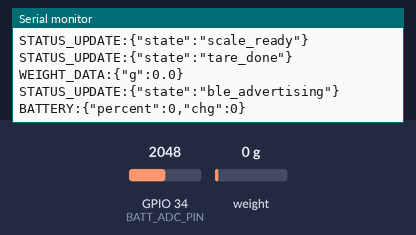
This sketch was run on a simulated ESP32. Shown: the last lines printed to the serial monitor. Inputs (shaded band) come from the test bench; at power-on: weight on the scale 0 g, GPIO 34 (BATT_ADC_PIN) = 2048 (analog values on the 0–4095 scale). EEPROM starts erased; nothing arrives over Bluetooth unless stated; a phone connects over Bluetooth LE 3 s after start.

Above: at 17.4 s.
17.5 s: weight on the scale set to 100 g
At 18.8 s:
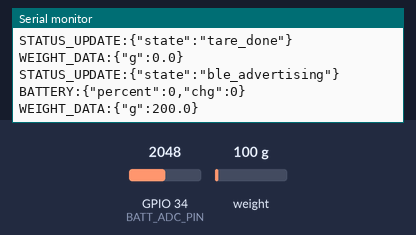
19.0 s: weight on the scale set to 3750 g
At 21.7 s:
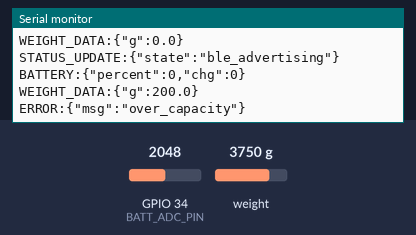

Measured:
- after the input at 17.5 s, the serial monitor: prints a new line after 0.86 s (image 1)
- after the input at 19.0 s, the serial monitor: prints a new line after 1.6 s (image 2)

The sketch:

ProGear4_FINALE.ino
```cpp
#include <Arduino.h>
#include <HX711.h>
#include <Preferences.h>
#include <BLEDevice.h>
#include <BLEUtils.h>
#include <BLEServer.h>
#include <math.h>

/* ======================= Pins ======================= */
#define HX_DT           32
#define HX_SCK          33
#define BATT_ADC_PIN    34
#define BATT_CHARGING   -1      // -1 = غير موصل

/* [OPTION] لو لاقطة الشحن تعطي HIGH وهو يشحن خليها 1، لو العكس 0 */
#define BATT_CHG_ACTIVE_HIGH 1

/* ================== Calibration & Limits ================== */
static float CAL_A = 210.0f;   // قناة A (Gain=128) — غيّريها بعد المعايرة
static float CAL_B = 210.0f;   // قناة B (Gain=32)  — غيّريها بعد المعايرة

static const float   MAX_G      = 10000.0f;
static const uint32_t SEND_MS   = 500;     // كل كم ميلي ثانية نرسل WEIGHT_DATA
static const float   QUIET_EPS  = 20.0f;   // فرق الغرامات لاعتبار القراءة ثابتة
static const uint32_t QUIET_MS  = 2500;    // كم نبقى ثابتين قبل SESSION_FINAL

/* ======================= Battery ======================= */
#define DIV_FACTOR      2.0f    // مقسم الجهد 100k/100k
#define SAMPLES         16
static float emaV = NAN;
static const float alpha = 0.20f;  // EMA تنعيم

// حالة البطارية السابقة (لمنع السبام)
static int lastBatPct      = -1;   // آخر نسبة أرسلناها
static int lastChg         = -1;   // آخر حالة شحن (0/1)
static uint32_t lastBatSentMs = 0;

/* ========================= BLE ========================= */
static const char* BLE_NAME = "ProGearBag";
#define UUID_SVC  "6E400001-B5A3-F393-E0A9-E50E24DCCA9E"
#define UUID_RX   "6E400002-B5A3-F393-E0A9-E50E24DCCA9E"   // write
#define UUID_TX   "6E400003-B5A3-F393-E0A9-E50E24DCCA9E"   // notify

/* ====================== Globals ====================== */
HX711        scale;
Preferences  prefs;

BLECharacteristic* txCh = nullptr;
BLECharacteristic* rxCh = nullptr;
String rxBuf;

long  offsetA = 0;
long  offsetB = 0;

float expectedG = 0.0f;      // [NVS] expected weight
float lastG     = -1.0f;
uint32_t lastSend   = 0;
uint32_t quietStart = 0;
bool inQuiet = false, sessionFinalSent = false;

/* [COOLDOWN] تبريد رسائل الأخطاء/الحالات */
static uint32_t lastOverCapMs  = 0;
static uint32_t lastNotReadyMs = 0;
static const uint32_t ERR_COOLDOWN_MS      = 2000;
static const uint32_t NOTREADY_COOLDOWN_MS = 2000;

/* ==================== Messaging ==================== */
static void sendLine(const String& tag, const String& json) {
  String s = tag + ":" + json + "\n";
  Serial.print(s);
  if (txCh) { txCh->setValue((uint8_t*)s.c_str(), s.length()); txCh->notify(); }
}
static void sendStatus(const String& st)            { sendLine("STATUS_UPDATE", String("{\"state\":\"")+st+"\"}"); }
static void sendStatusExpected(float g)             { sendLine("STATUS_UPDATE", String("{\"expected_weight_g\":")+String(g,0)+"}"); }
static void sendError (const String& msg)           { sendLine("ERROR",          String("{\"msg\":\"")+msg+"\"}"); }
static void sendWeight(float g)                     { sendLine("WEIGHT_DATA",    String("{\"g\":")+String(g,1)+"}"); }
static void sendSessionFinal(float g)               { sendLine("SESSION_FINAL",  String("{\"g\":")+String(g,1)+"}"); }
static void sendBatteryMsg(int pct, int ch)         { sendLine("BATTERY",        String("{\"percent\":")+pct+",\"chg\":"+ch+"}"); }

/* ==================== NVS: expected ==================== */
static void saveExpected(float g){
  expectedG = g;
  prefs.putFloat("exp_g", expectedG);
  sendStatusExpected(expectedG);
}

/* ==================== Battery Read ==================== */
static int readBatteryPct() {
  if (BATT_ADC_PIN < 0) return -1;
  analogReadResolution(12);
  uint32_t acc = 0;
  for (int i=0;i<SAMPLES;i++){ acc += analogRead(BATT_ADC_PIN); delay(2); }
  int raw = acc / SAMPLES;

  float vadc = (raw / 4095.0f) * 3.3f;
  float v    = vadc * DIV_FACTOR;

  // EMA تنعيم
  if (isnan(emaV)) emaV = v;
  else emaV = alpha * v + (1.0f - alpha) * emaV;

  // خريطة خطية 3.4..4.2V -> 0..100%
  float pctf = (emaV - 3.40f) / (4.20f - 3.40f) * 100.0f;
  return (int)round(constrain(pctf, 0.0f, 100.0f));
}
static int readCharging() {
  if (BATT_CHARGING < 0) return 0;
  pinMode(BATT_CHARGING, INPUT_PULLUP);
  int raw = digitalRead(BATT_CHARGING);
  return BATT_CHG_ACTIVE_HIGH ? (raw ? 1 : 0) : (raw ? 0 : 1);
}

// ==================== Battery (smart anti-spam) ====================
static void maybeSendBattery(uint32_t now, bool force=false){
  if (BATT_ADC_PIN < 0) return;

  int p = readBatteryPct();
  if (p < 0) return;

  int chg = readCharging();

  const int CHANGE_THRESHOLD      = 2;        // تجاهل تغيير أقل من ±2%
  const uint32_t MIN_INTERVAL_MS  = 30000;    // أقل شي 30 ثانية بين إرسالين

  bool first       = (lastBatPct < 0 || lastChg < 0);
  bool pctChanged  = (lastBatPct >= 0) ? (abs(p - lastBatPct) >= CHANGE_THRESHOLD) : true;
  bool chgChanged  = (lastChg >= 0) ? (chg != lastChg) : true;
  bool timeOk      = (now - lastBatSentMs >= MIN_INTERVAL_MS);

  // نرسل في الحالات المهمة فقط (أول مرة، تغيّر ملحوظ، تغيّر حالة الشحن) + احترام الفاصل الزمني
  if (force || first || pctChanged || chgChanged) {
    if (force || timeOk) {
      sendBatteryMsg(p, chg);
      lastBatPct    = p;
      lastChg       = chg;
      lastBatSentMs = now;
    }
  }
}

/* ==================== HX711 Helpers ==================== */
static long readChannelRaw(byte gain, uint8_t samples) {
  scale.set_gain(gain);
  delay(80);                  // تأخير كافي بعد تغيير الـ gain
  return scale.read_average(samples);
}
static void tareBoth() {
  offsetA = readChannelRaw(128, 20);
  offsetB = readChannelRaw(32,  20);
}
static float rawA_to_grams(long rawA) {
  long net = rawA - offsetA;
  return (float)net / CAL_A;
}
static float rawB_to_grams(long rawB) {
  long net = rawB - offsetB;
  return (float)net / CAL_B;
}
static float readWeightA_g() {
  long rawA = readChannelRaw(128, 10);
  return rawA_to_grams(rawA);
}
static float readWeightB_g() {
  long rawB = readChannelRaw(32, 10);
  return rawB_to_grams(rawB);
}
static float readTotalGrams() {
  float a_g = readWeightA_g();
  float b_g = readWeightB_g();
  float total = a_g + b_g;

  // فلتر بسيط: ±2g → 0 (ضجيج)
  if (fabs(total) < 2.0f) total = 0.0f;

  return total;
}

/* ===================== BLE RX callbacks ================= */
class RxCB : public BLECharacteristicCallbacks {
  void onWrite(BLECharacteristic* c) override {
    String v = c->getValue();
    if (v.length() == 0) return;
    rxBuf += v;

    int idx;
    while ((idx = rxBuf.indexOf('\n')) >= 0) {
      String line = rxBuf.substring(0, idx);
      rxBuf.remove(0, idx+1);
      line.trim();

      String U = line; U.toUpperCase();

      if (U == "PING") {
        sendLine("STATUS_UPDATE", "{\"state\":\"pong\"}");
      }
      else if (U == "RESET_WEIGHT") {
        tareBoth();
        lastG = -1.0f;
        inQuiet = false; sessionFinalSent = false;
        sendStatus("tare_done");
        sendStatus("baseline_reset");
      }
      else if (U.startsWith("SET_EXPECTED_WEIGHT:")) {
        int colon = line.indexOf(':');
        if (colon > 0) {
          float val = line.substring(colon+1).toFloat();
          saveExpected(val);
        }
      }
      else if (U == "GET_EXPECTED_WEIGHT") {
        sendStatusExpected(expectedG);
      }
      else if (U == "GET_BAT") {
        maybeSendBattery(millis(), /*force=*/true);  // رد فوري
      }
      else if (U == "GET_WEIGHT") {                  // اختياري للتشخيص
        float g = readTotalGrams();
        if (g < 0) sendStatus("scale_not_ready");
        else       sendWeight(g);
      }
    }
  }
};

/* ========================== setup ======================= */
void setup() {
  Serial.begin(115200);
  delay(100);

  prefs.begin("progear", false);
  expectedG = prefs.getFloat("exp_g", 0.0f);

  scale.begin(HX_DT, HX_SCK);
  (void)scale.read();

  // تصفير أولي
  tareBoth();

  // قراءة للتأكد من التصفير
  float g0 = 0.0f;
  for (int i=0; i<5; i++) {
    g0 = readTotalGrams();
    delay(200);
  }
  if (fabs(g0) > 5.0f) {
    tareBoth();
    g0 = readTotalGrams();
  }

  sendStatus("scale_ready");
  sendStatus("tare_done");
  sendWeight(0.0f);

  // BLE init
  BLEDevice::init(BLE_NAME);
  BLEServer* srv = BLEDevice::createServer();
  BLEService* svc = srv->createService(UUID_SVC);

  txCh = svc->createCharacteristic(UUID_TX, BLECharacteristic::PROPERTY_NOTIFY);
  rxCh = svc->createCharacteristic(UUID_RX, BLECharacteristic::PROPERTY_WRITE | BLECharacteristic::PROPERTY_WRITE_NR);
  rxCh->setCallbacks(new RxCB());

  svc->start();
  BLEAdvertising* adv = BLEDevice::getAdvertising();
  adv->addServiceUUID(UUID_SVC);
  adv->setScanResponse(true);
  adv->start();

  sendStatus("ble_advertising");

  if (expectedG > 0) {
    sendStatusExpected(expectedG);
  }

  // إرسال البطارية أول مرة
  maybeSendBattery(millis(), /*force=*/true);
}

/* =========================== loop ======================= */
void loop() {
  uint32_t now = millis();

  if (now - lastSend >= SEND_MS) {
    float g = readTotalGrams();
    if (isnan(g)) g = -1.0f;

    if (g < 0) {
      if (now - lastNotReadyMs > NOTREADY_COOLDOWN_MS) {
        sendStatus("scale_not_ready");
        lastNotReadyMs = now;
      }
    } else {
      if (g > MAX_G) {
        if (now - lastOverCapMs > ERR_COOLDOWN_MS) {
          sendError("over_capacity");
          lastOverCapMs = now;
        }
      } else {
        // أرسل WEIGHT_DATA لو تغيّر ≥1g أو أول مرة
        if (lastG < 0 || fabsf(g - lastG) >= 1.0f) {
          sendWeight(g);
        }

        // منطق الثبات → SESSION_FINAL مرة وحدة
        bool stable = (lastG >= 0) && (fabsf(g - lastG) <= QUIET_EPS);
        if (stable) {
          if (!inQuiet) { inQuiet = true; quietStart = now; sessionFinalSent = false; }
          else if (!sessionFinalSent && (now - quietStart) >= QUIET_MS) {
            sendSessionFinal(g);
            sessionFinalSent = true;
          }
        } else {
          inQuiet = false; sessionFinalSent = false; quietStart = now;
        }
        lastG = g;
      }
    }

    lastSend = now;
  }

  // بطارية (مع منع السبام)
  maybeSendBattery(now, /*force=*/false);
}
```
